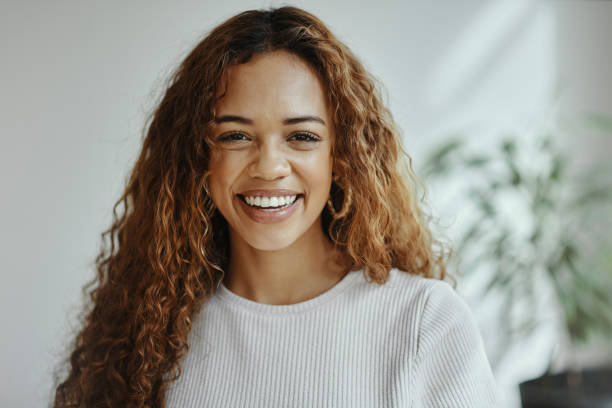
#> input picture images/professional.jpg, 612 x 408 px, found by its file name
$ jupyter execute dft-watermarking.ipynb
#> lines starting #> are read from the running program, lines starting #| are printed output that depends on the picture
# DFT-Based Image Watermarking
This notebook demonstrates watermark embedding using Discrete Fourier Transform (DFT), implemented both manually and using OpenCV. It includes image quality evaluation using PSNR, SSIM, RMSE and execution time comparison.

## 1. Import Libraries and Load Image

In this section, we:
- Import necessary libraries for image processing, visualization, and evaluation metrics.
- Load a grayscale image using OpenCV.
- Resize the image to 64x64 for faster computation in subsequent DFT operations.
- Display the resized image using matplotlib.

[cell 1]
import cv2
import numpy as np
import pandas as pd
import matplotlib.pyplot as plt
from skimage.metrics import peak_signal_noise_ratio as psnr
from skimage.metrics import structural_similarity as ssim
import time

img = cv2.imread('professional.jpg', cv2.IMREAD_GRAYSCALE)
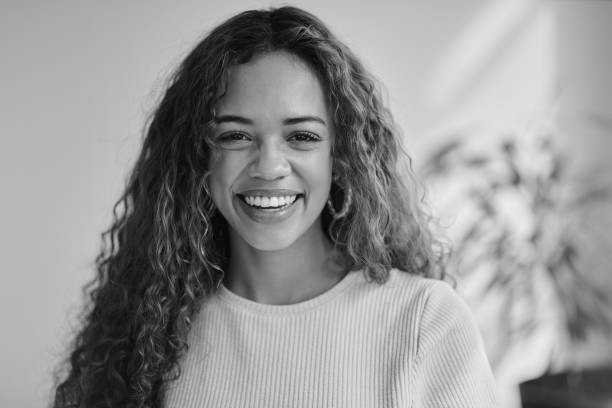
#> img: shape (408, 612); min 0, max 248, mean 149.2
if img is None:
    raise ValueError("Image not found. Please check the path.")

img_small = cv2.resize(img, (64, 64))
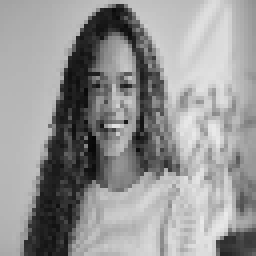
#> img_small: shape (64, 64) (shown 4 times larger); min 7, max 234, mean 149.3
cv2.imwrite('resized.jpg',img_small)

plt.figure(figsize=(12,6))
plt.title("Original Image")
plt.imshow(img_small, cmap='gray')
plt.axis('off')
plt.show()

## 2. Manual DFT-Based Watermarking

This section demonstrates a custom implementation of the 2D Discrete Fourier Transform (DFT) and its inverse (IDFT) to embed a watermark into the frequency domain of an image.

### Key Steps:
- **Custom DFT/IDFT Functions**: Implemented manually to understand the transformation and reconstruction processes.
- **Watermark Creation**: A binary watermark (`v7shinobi`) is added directly to the magnitude spectrum of the DFT.
- **Watermark Embedding**: The watermark is scaled by a factor `alpha` and added to the magnitude while preserving the original phase.
- **Inverse DFT**: Reconstructs the watermarked image using the modified frequency components.
- **Timing**: Measures the time taken for DFT and IDFT operations.

### Visualization:
- **DFT Magnitude** before and after watermark embedding.
- **Watermarked Image** generated from the inverse DFT.
- **Difference Visuals**:
  - DFT magnitude before vs. after.
  - Spatial domain difference between the original and watermarked image.
  - Watermark pattern used.

### Evaluation Metrics:
- **PSNR** and **SSIM** are computed between the original and watermarked image.
- **RMSE** is calculated to measure the reconstruction error.

[cell 2]
def custom_dft2(image):
    M, N = image.shape
#> M = 64; N = 64
    dft = np.zeros((M, N), dtype=complex)
    for u in range(M):
        for v in range(N):
            sum_val = 0.0
            for x in range(M):
                for y in range(N):
                    angle = -2j * np.pi * ((u * x / M) + (v * y / N))
                    sum_val += image[x, y] * np.exp(angle)
            dft[u, v] = sum_val
    return dft

def custom_idft2(dft):
    M, N = dft.shape
    idft = np.zeros((M, N), dtype=complex)
    for x in range(M):
        for y in range(N):
            sum_val = 0.0
            for u in range(M):
                for v in range(N):
                    angle = 2j * np.pi * ((u * x / M) + (v * y / N))
                    sum_val += dft[u, v] * np.exp(angle)
            idft[x, y] = sum_val / (M * N)
    return np.abs(idft)

start_dft = time.time()
dft_original = custom_dft2(img_small)
end_dft = time.time()
time_dft_manual = end_dft - start_dft

magnitude_orig = np.log1p(np.abs(np.fft.fftshift(dft_original)))
magnitude_norm = cv2.normalize(magnitude_orig, None, 0, 255, cv2.NORM_MINMAX).astype(np.uint8)
cv2.imwrite('DFTbefore_manual.jpg',magnitude_norm)

watermark_manual = np.zeros_like(img_small)
cv2.putText(watermark_manual, 'v7shinobi', (5, 50), cv2.FONT_HERSHEY_SIMPLEX, 0.4, 255, 1, cv2.LINE_AA)
watermark_pattern_manual = cv2.normalize(watermark_manual, None, 0, 255, cv2.NORM_MINMAX).astype(np.uint8)
cv2.imwrite('Watermark_pattern_manual.jpg',watermark_pattern_manual)

alpha = 0.1
magnitude = np.abs(dft_original)
phase = np.angle(dft_original)

magnitude_with_wm = magnitude + alpha * (watermark_manual / 255.0)
dft_modified = magnitude_with_wm * np.exp(1j * phase)

magnitude_modified = np.log1p(np.abs(np.fft.fftshift(dft_modified)))
magnitude_mod_manual = cv2.normalize(magnitude_modified, None, 0, 255, cv2.NORM_MINMAX).astype(np.uint8)
cv2.imwrite('DFTafter_manual.jpg',magnitude_mod_manual)

start_idft = time.time()
img_watermarked = custom_idft2(dft_modified)
end_idft = time.time()
time_idft_manual = end_idft - start_idft

img_watermarked = cv2.normalize(img_watermarked, None, 0, 255, cv2.NORM_MINMAX).astype(np.uint8)
cv2.imwrite('watermarked_manual.jpg',img_watermarked)
watermark = cv2.imread('watermarked_manual.jpg')

plt.figure(figsize=(10, 5))
plt.subplot(1, 3, 1)
plt.title("DFT Before")
plt.imshow(magnitude_orig, cmap='gray')
plt.axis('off')
plt.subplot(1, 3, 2)
plt.title("DFT After")
plt.imshow(magnitude_modified, cmap='gray')
plt.axis('off')
plt.subplot(1, 3, 3)
plt.title("Watermarked Image Manual")
plt.imshow(img_watermarked, cmap='gray')
plt.axis('off')
plt.tight_layout()
plt.show()

difference_dft_manual = np.abs(magnitude_orig - magnitude_modified)
diff_dft_manual = cv2.normalize(difference_dft_manual, None, 0, 255, cv2.NORM_MINMAX).astype(np.uint8)
difference_image_manual = np.abs(img_small - img_watermarked)
diff_image_manual = cv2.normalize(img_watermarked, None, 0, 255, cv2.NORM_MINMAX).astype(np.uint8)
cv2.imwrite('magnitude_diff_manual.jpg',diff_dft_manual)
cv2.imwrite('spatial_diff_manual.jpg',diff_image_manual)

plt.figure(figsize=(10, 5))
plt.subplot(1, 3, 1)
plt.title("DFT Difference")
plt.imshow(difference_dft_manual, cmap='gray')
plt.axis('off')
plt.subplot(1, 3, 2)
plt.title("Watermark")
plt.imshow(watermark_manual, cmap='gray')
plt.axis('off')
plt.subplot(1, 3, 3)
plt.title("Original - Watermark Manual")
plt.imshow(difference_image_manual, cmap='gray')
plt.axis('off')

plt.tight_layout()
plt.show()

psnr_manual = psnr(img_small, img_watermarked)
ssim_manual = ssim(img_small, img_watermarked)
rmse_manual = np.sqrt(np.mean((img_small - img_watermarked) ** 2))
